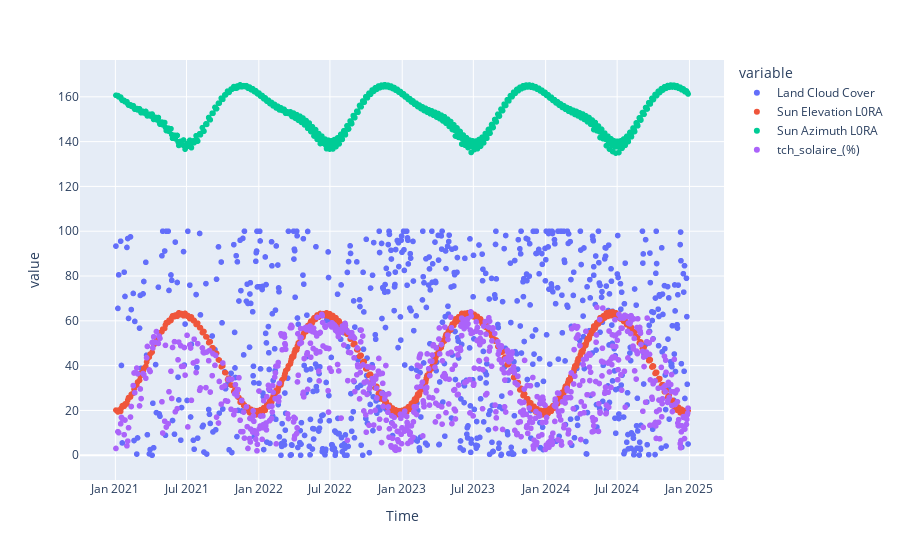

The cell this chart's notebook holds for it:
### Markdown cell above
# Visualisation

### Code cell
px.scatter(merged_data, x='Time', y=['Land Cloud Cover', 'Sun Elevation L0RA', 'Sun Azimuth L0RA', 'tch_solaire_(%)'])

### Figure 1 — Plotly figure (JSON) as saved in the notebook; plotly's stock layout.template omitted (floating-point values rounded to 4 significant figures; data arrays with more than 128 entries replaced by an {"elided": "..."} marker saying what was removed)
{"data": [{"hovertemplate": "variable=Land Cloud Cover<br>Time=%{x}<br>value=%{y}<extra></extra>", "legendgroup": "Land Cloud Cover", "marker": {"color": "#636efa", "symbol": "circle"}, "mode": "markers", "name": "Land Cloud Cover", "showlegend": true, "type": "scattergl", "x": {"elided": "815 str values"}, "xaxis": "x", "y": {"elided": "815 float values"}, "yaxis": "y"}, {"hovertemplate": "variable=Sun Elevation L0RA<br>Time=%{x}<br>value=%{y}<extra></extra>", "legendgroup": "Sun Elevation L0RA", "marker": {"color": "#EF553B", "symbol": "circle"}, "mode": "markers", "name": "Sun Elevation L0RA", "showlegend": true, "type": "scattergl", "x": {"elided": "815 str values"}, "xaxis": "x", "y": {"elided": "815 float values"}, "yaxis": "y"}, {"hovertemplate": "variable=Sun Azimuth L0RA<br>Time=%{x}<br>value=%{y}<extra></extra>", "legendgroup": "Sun Azimuth L0RA", "marker": {"color": "#00cc96", "symbol": "circle"}, "mode": "markers", "name": "Sun Azimuth L0RA", "showlegend": true, "type": "scattergl", "x": {"elided": "815 str values"}, "xaxis": "x", "y": {"elided": "815 float values"}, "yaxis": "y"}, {"hovertemplate": "variable=tch_solaire_(%)<br>Time=%{x}<br>value=%{y}<extra></extra>", "legendgroup": "tch_solaire_(%)", "marker": {"color": "#ab63fa", "symbol": "circle"}, "mode": "markers", "name": "tch_solaire_(%)", "showlegend": true, "type": "scattergl", "x": {"elided": "815 str values"}, "xaxis": "x", "y": {"elided": "815 float values"}, "yaxis": "y"}], "layout": {"legend": {"title": {"text": "variable"}, "tracegroupgap": 0}, "margin": {"t": 60}, "xaxis": {"anchor": "y", "domain": [0, 1], "title": {"text": "Time"}}, "yaxis": {"anchor": "x", "domain": [0, 1], "title": {"text": "value"}}}}
